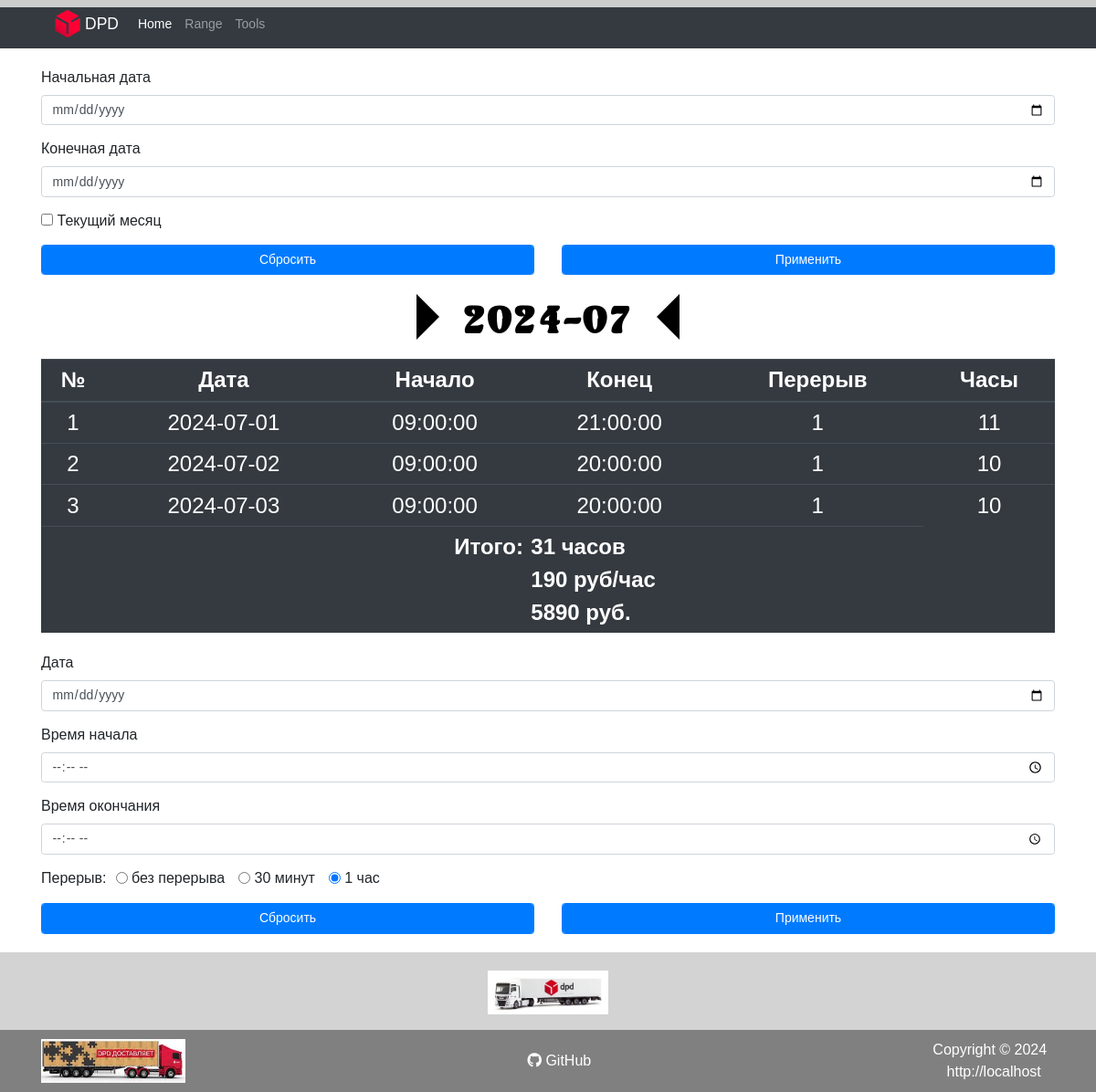
Before: / with the older database file.
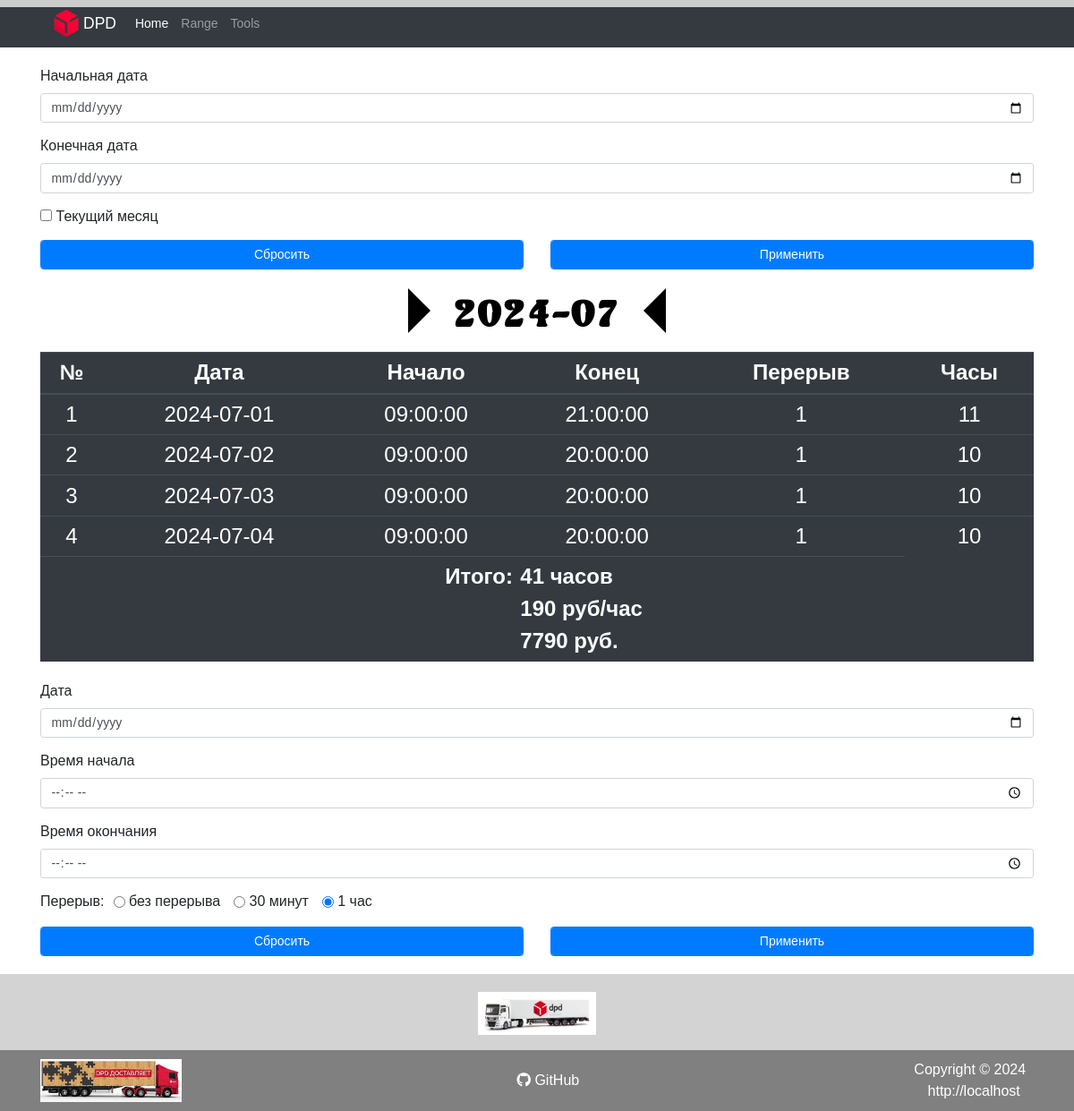
After: the same page with the newer database file.
### tables this page shows
CREATE TABLE `work_time` (
  `id` int(11) NOT NULL AUTO_INCREMENT,
  `date` date NOT NULL,
  `time_start` time NOT NULL,
  `time_end` time NOT NULL,
  `break_time` float NOT NULL DEFAULT 1,
  PRIMARY KEY (`id`),
  UNIQUE KEY `date` (`date`)
);

CREATE TABLE `work_price` (
  `id` int(11) NOT NULL AUTO_INCREMENT,
  `since_date` date NOT NULL,
  `price` int(11) NOT NULL,
  PRIMARY KEY (`id`)
);

### assets/php/functions.php (called while the page is built, shortened)
<?php
function get_price($obj, $date_start)
{
  $date_start = strtotime($date_start);
  foreach ($obj as $item) {
    if ($date_start >= strtotime($item['since_date'])) {
      return ($item['price']);
    }
  }
}
function get_sn()
{
  if (isset($_SERVER['HTTPS']) && $_SERVER['HTTPS'] == 'on')
    $protocol = 'https://';
  else
    $protocol = 'http://';
  return $protocol . $_SERVER['HTTP_HOST'];
}

### index.php (the view, shortened to what this page needs)
<?php
require_once $_SERVER['DOCUMENT_ROOT'] . "/assets/php/functions.php";
require_once $_SERVER['DOCUMENT_ROOT'] . "/assets/php/connect.php";
$current_month = date('Y-m');
?>
<!DOCTYPE html>
<html lang="ru">
<head>
	<?php require_once $_SERVER['DOCUMENT_ROOT'] . "/assets/php/head.php"; ?>
</head>
<body data-page="1">
	<div class="wrapper">
		<?php require_once $_SERVER['DOCUMENT_ROOT'] . "/assets/php/header.php"; ?>
		<main class="content">
			<div class="container">
				<div class="row">
					<div class="col-12">
						<section class="mb-4 section__form_range">
							<form class="form-range" action="" method="POST">
								<div class="form-group">
									<label for="date_start">Начальная дата</label>
									<input class="form-control" type="date" id="date_start" name="date_start" required>
								</div>
								<div class="form-group">
									<label for="date_end">Конечная дата</label>
									<input class="form-control" type="date" id="date_end" name="date_end" required>
								</div>
								<div class="form-group form-check">
									<input type="checkbox" class="form-check-input" id="currentMonthCheck"
										name="currentMonthCheck">
									<label class="form-check-label" for="currentMonthCheck">Текущий
										месяц</label>
								</div>
								<div class="row">
									<div class="col-6">
										<button type="reset" id="btn_reset_form_range"
										class="form-control btn btn-primary">Сбросить</button>
									</div>
									<div class="col-6">
										<button type="submit" class="form-control btn btn-primary">Применить</button>
									</div>
								</div>
							</form>
						</section>
						<?php
						if (isset($_POST) && !empty($_POST) && (!$_POST['currentMonthCheck'])) {
							$date_start = $_POST['date_start'];
							$date_end = $_POST['date_end'];
							$works = $mysqli->query("SELECT * FROM work_time WHERE `date` BETWEEN '$date_start' AND '$date_end' ORDER BY `date` ASC");
							$h2 = "<span>" . $date_start ."</span>" . "<span class='span-separator'> - </span>" . "<span>" .$date_end . "</span>";
						} else {
							$works = $mysqli->query("SELECT * FROM work_time WHERE `date` LIKE '" . $current_month . "-%' ORDER BY `date` ASC");
							$h2 = $current_month;
							$date_start = $works->fetch_assoc()['date'];
						}
						$arr_price = $mysqli->query(" SELECT * FROM `work_price` ORDER BY `since_date` DESC");
						$price = get_price($arr_price, $date_start);
						?>
						<section class="mb-4 section__title">
							<div class="h2__title">
								<span class="arrow-span left_h2 animated fadeInLeft"></span>
								<h2 class="date-title">
									<?= $h2 ?>
								</h2>
								<span class="arrow-span right_h2 animated fadeInRight"></span>
							</div>
						</section>
						<section class="section__table mb-4">
							<table class="table table-dark table-sm">
								<thead>
									<tr>
										<th scope="col">№</th>
										<th scope="col">Дата</th>
										<th scope="col">Начало</th>
										<th scope="col">Конец</th>
										<th scope="col">Перерыв</th>
										<th scope="col">Часы</th>
									</tr>
								</thead>
								<tbody>
									<?php
									$works_time = 0;
									$i = 1;
									foreach ($works as $work) {
										$work_time = ((strtotime($work['date'] . ' ' . $work['time_end']) - strtotime($work['date'] . ' ' . $work['time_start'])) / 3600) - $work['break_time'];
										echo "<tr>";
										echo "<td>";
										echo $i;
										echo "</td>";
										echo "<td>";
										echo $work['date'];
										echo "</td>";
										echo "<td>";
										echo $work['time_start'];
										echo "</td>";
										echo "<td>";
										echo $work['time_end'];
										echo "</td>";
										echo "<td>";
										echo $work['break_time'];
										echo "</td>";
										echo "<td>";
										echo $work_time;
										echo "</td>";
										echo "</tr>";
										$works_time += $work_time;
										$i++;
									}
									$cash = $works_time * $price;
									?>
									<tr>
										<td class="result_title" colspan="3">
											Итого:
										</td>
										<td class="result_value" colspan="2">
											<?= '<div>' . $works_time . ' часов</div>' ?>
											<?= '<div>' . $price . ' руб/час</div>' ?>
											<?= '<div>' . $cash . ' руб.</div>' ?>
										</td>
									</tr>
								</tbody>
							</table>
						</section>
						<section class="section__form_add">
							<form class="form-add" action="assets/php/add-date.php" method="POST">
								<div class="form-group">
									<label for="date">Дата</label>
									<input class="form-control" type="date" id="date" name="date" required>
								</div>
								<div class="form-group">
									<label for="time-start">Время начала</label>
									<input class="form-control" type="time" id="time-start" name="time-start" required>
								</div>
								<div class="form-group">
									<label for="time-end">Время окончания</label>
									<input class="form-control" type="time" id="time-end" name="time-end" required>
								</div>
								<div class="radio-wrap">
									<div class="radio-title">Перерыв:</div>
									<div class="radio-form">
										<div class="form-check form-check-inline">
											<input class="form-check-input" type="radio" name="break-time"
												id="break-time1" value="0">
											<label class="form-check-label" for="break-time1">
												без перерыва
											</label>
										</div>
										<div class="form-check form-check-inline">
											<input class="form-check-input" type="radio" name="break-time"
												id="break-time2" value="0.5">
											<label class="form-check-label" for="break-time2">
												30 минут
											</label>
										</div>
										<div class="form-check form-check-inline">
											<input class="form-check-input" type="radio" name="break-time"
												id="break-time3" value="1" checked>
											<label class="form-check-label" for="break-time3">
												1 час
											</label>
										</div>
									</div>
								</div>
								<div class="row mt-3">
									<div class="col-6">
										<button type="reset" class="form-control btn btn-primary">Сбросить</button>
									</div>
									<div class="col-6">
										<button type="submit" class="form-control btn btn-primary">Применить</button>
									</div>
								</div>
							</form>
						</section>
					</div>
				</div>
			</div>
		</main>
		<?php require_once $_SERVER['DOCUMENT_ROOT'] . "/assets/php/footer.php"; ?>
	</div>
	<div class="progress-wrapper">
		<div class="progress-container">
		</div>
	</div>
</body>
</html>

### assets/php/head.php (shortened to what this page needs)
<link rel="stylesheet" href="assets/css/null.css" />
<link rel="stylesheet" href="assets/css/bootstrap.min.css" />
<link rel="stylesheet" href="assets/css/animate.css" />
<link rel="stylesheet" href="assets/css/style.css" />
<link rel="stylesheet" href="./assets/fontawesome/css/all.min.css">

### assets/php/header.php (shortened to what this page needs)
<header class="header">
	<div class="container">
		<div class="row">
			<div class="col-12">
				<nav class="navbar navbar-expand-lg navbar-dark bg-dark">
					<a class="navbar-brand logo" href="/">
						<div class="logo-wrap">
							<div class='logo-img'>
								<img src="assets/img/logo/dpd-logo.png" width="30" height="30"
									class="d-inline-block align-top" alt="">
							</div>
							<div class="logo-title">
								DPD
							</div>
						</div>
					</a>
					<div class="collapse navbar-collapse" id="navbarNav">
						<ul class="navbar-nav">
							<li class="nav-item" data-page="1">
								<a class="nav-link" href="/">Home <span class="sr-only">(current)</span></a>
							</li>
							<li class="nav-item" data-page="2">
								<a class="nav-link" href="/range.php">Range <span class="sr-only">(current)</span></a>
							</li>
							<li class="nav-item" data-page="3">
								<a class="nav-link" href="/tools.php">Tools <span class="sr-only">(current)</span></a>
							</li>
						</ul>
					</div>
				</nav>
			</div>
		</div>
	</div>
</header>

### assets/php/footer.php
<footer>
	<div class="footer-top">
		<div class="container">
			<div class="row">
				<div class="col-12">
					<h2>
						<a href="https://dpd.ru" target="_blank" rel="noopener noreferrer">
							<img src="./assets/img/dpd2.jpg" alt="" class="footer-img">
						</a>
					</h2>
				</div>
			</div>
		</div>
	</div>
	<div class="footer-bottom">
		<div class="container">
			<div class="row">
				<div class="col-12">
					<div class="footer-bottom__wrapper">
						<div class="img-foooter_wrap">
							<a href="https://dpd.ru" target="_blank" rel="noopener noreferrer">
								<img src="./assets/img/dpd.jpg" alt="" class="footer-img">
							</a>
						</div>
						<div class="git-hub">
							<a href="https://github.com/sysoev84l/dpdpgk" target="_blank" rel="noopener noreferrer">
							<i class="fab fa-github"></i>
							GitHub
							</a>
						</div>
						<div class="copyright-txt">
							<div class="copyright-date">
								Copyright &copy;
								<?= date('Y') ?> &nbsp;
							</div>
							<div class="copyright-link">
								<a href='/'>
									<?= get_sn() ?>
								</a>
							</div>
						</div>
					</div>
				</div>
			</div>
		</div>
	</div>
</footer>

### assets/css/null.css (style rules this page uses)
* { padding: 0; margin: 0; border: 0; }
*,*:before,*:after { -moz-box-sizing: border-box; -webkit-box-sizing: border-box; box-sizing: border-box; }
nav,footer,header,aside { display: block; }
html,body { height: 100%; width: 100%; font-size: 100%; line-height: 1; font-size: 14px; -ms-text-size-adjust: 100%; -moz-text-size-adjust: 100%; -webkit-text-size-adjust: 100%; }
input,button,textarea { font-family:inherit; }
button { cursor: pointer; }
a, a:visited { text-decoration: none; }
ul li { list-style: none; }
img { vertical-align: top; }
h1,h2,h3,h4,h5,h6 { font-size:inherit;font-weight: 400; }

### assets/css/style.css (style rules this page uses)
.progress-wrapper { position:fixed;top:0;right:0;z-index:1;width:100%;background-color:#f1f1f1 }
.progress-container { width:100%;height:8px;background:#ccc }
body { margin:0;padding:0;font-family:sans-serif;line-height:1.5;font-size:14px }
table { margin:0 auto;text-align:center !important;font-size:24px }
.result_title,.result_value { font-weight:bold }
.result_title { text-align:right }
.result_value { text-align:left }
.wrapper { width:100%;margin:0 auto;display:-webkit-box;display:-ms-flexbox;display:-webkit-flex;display:-moz-box;display:flex;-webkit-box-orient:vertical;-webkit-box-direction:normal;-ms-flex-direction:column;-webkit-flex-direction:column;-moz-box-orient:vertical;-moz-box-direction:normal;flex-direction:column;min-height:100% }
.header { padding:0;margin:0;background-color:#343a40;color:#fff }
.header .logo-wrap { display:-webkit-box;display:-ms-flexbox;display:-webkit-flex;display:-moz-box;display:flex;-webkit-box-align:center;-ms-flex-align:center;-webkit-align-items:center;-moz-box-align:center;align-items:center }
.header .logo-wrap :first-child { margin-right:2px }
.content { background-color:#fff;padding:20px 0;margin:0;-webkit-box-flex:1;-ms-flex:1 1 auto;-webkit-flex:1 1 auto;-moz-box-flex:1;flex:1 1 auto }
h2,h2 { letter-spacing:3px;text-align:center;text-transform:uppercase;font-weight:900 }
.h2__title { display:-webkit-box;display:-ms-flexbox;display:-webkit-flex;display:-moz-box;display:flex;-webkit-box-pack:center;-ms-flex-pack:center;-webkit-justify-content:center;-moz-box-pack:center;justify-content:center }
.h2__title h2 { margin:0;font-family:ElizabetaModern;-ms-grid-row-align:center;-ms-flex-item-align:center;-webkit-align-self:center;align-self:center;color:#000;font-size:36px }
.h2__title .arrow-span { display:block;widows:0;height:0;-webkit-animation-duration:2s;-moz-animation-duration:2s;-o-animation-duration:2s;animation-duration:2s;-webkit-animation-iteration-count:infinite;-moz-animation-iteration-count:infinite;-o-animation-iteration-count:infinite;animation-iteration-count:infinite }
.h2__title .right_h2 { border:25.2px solid transparent;border-right-color:#000 }
.h2__title .left_h2 { border:25.2px solid transparent;border-left-color:#000 }
.form-add,.form-range { font-size:16px }
.radio-wrap { display:-webkit-box;display:-ms-flexbox;display:-webkit-flex;display:-moz-box;display:flex }
.radio-title { margin:0 10px 0 0 }
footer { padding:0;margin:0;font-size:16px }
footer a { color:#fff;font-size:16px }
footer h2 { font-size:18px }
.footer-top { padding:20px 0 10px 0;background-color:#d3d3d3 }
.footer-bottom { color:#fff;padding:10px;background-color:gray }
.footer-bottom__wrapper { display:-webkit-box;display:-ms-flexbox;display:-webkit-flex;display:-moz-box;display:flex;-webkit-box-pack:justify;-webkit-justify-content:space-between;-moz-box-pack:justify;-ms-flex-pack:justify;justify-content:space-between }
.footer-img { height:48px }
.git-hub { display:-webkit-box;display:-webkit-flex;display:-moz-box;display:-ms-flexbox;display:flex;-webkit-align-self:center;-ms-flex-item-align:center;align-self:center }
.copyright-txt { display:-webkit-box;display:-webkit-flex;display:-moz-box;display:-ms-flexbox;display:flex;-webkit-align-self:center;-ms-flex-item-align:center;align-self:center;-webkit-box-align:center;-webkit-align-items:center;-moz-box-align:center;-ms-flex-align:center;align-items:center;-webkit-box-pack:center;-webkit-justify-content:center;-moz-box-pack:center;-ms-flex-pack:center;justify-content:center }
@media screen and (max-width: 1200px) { .copyright-txt { -webkit-box-orient:vertical;-webkit-box-direction:normal;-webkit-flex-direction:column;-moz-box-orient:vertical;-moz-box-direction:normal;-ms-flex-direction:column;flex-direction:column } }

Changed rows visible on the page:
computed for work_time (number 1 of 4 on the later page): date.price "5890" → "7790"
added work_time: date "2024-07-04", time_start "09:00:00", time_end "20:00:00", break_time "1", work_time "10"
Other visible differences:
$works_time: "31" → "41"
